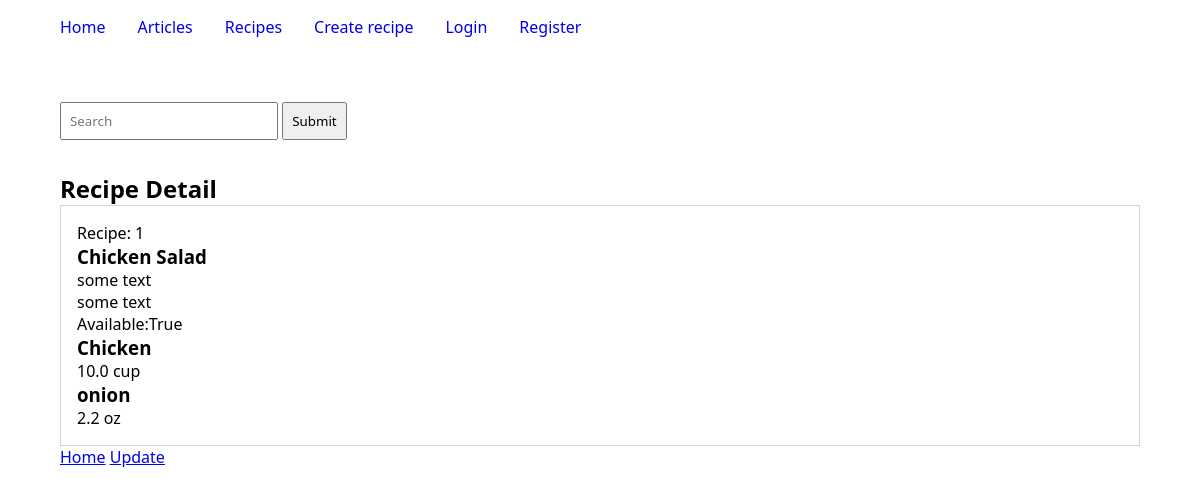
Before: /my/recipe/1/detail with the older database file.
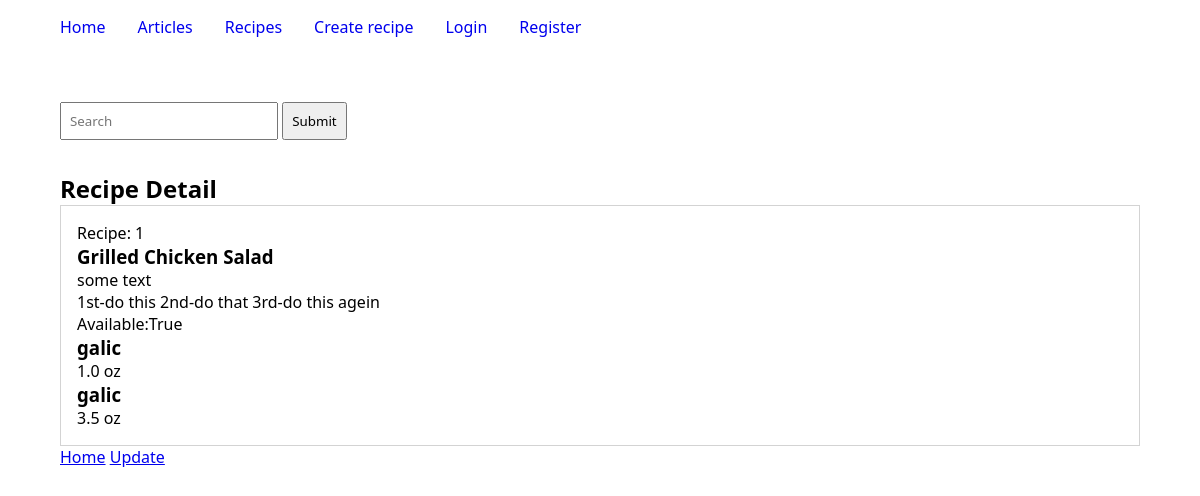
After: the same page with the newer database file.
### recipes/models.py (models this page shows, shortened)
class Recipe(models.Model):
    user = models.ForeignKey(User, null=True, blank=True, on_delete=models.SET_NULL)
    title = models.CharField(max_length=120)
    slug = models.SlugField(null=True, blank=True)
    description = models.TextField()
    directions = models.TextField()
    created = models.DateTimeField(auto_now_add=True)
    updated = models.DateTimeField(auto_now=True)
    active = models.BooleanField(default=True)
    class Meta:
        ordering = ["-id"]

class RecipeIngredient(models.Model):
    recipe = models.ForeignKey(Recipe, null=True, blank=True, on_delete=models.SET_NULL)
    name = models.CharField(max_length=120)
    quanity = models.CharField(max_length=120)
    unit = models.CharField(max_length=120, validators=[validate_ingredient_unit])
    created = models.DateTimeField(auto_now_add=True)
    updated = models.DateTimeField(auto_now=True)
    active = models.BooleanField(default=True)

### recipes/views.py (the view)
# urls.py: path("<int:id>/detail", recipe_detail_view, name="detail"),
def recipe_detail_view(request, id):
    recipe = get_object_or_404(Recipe, id=id)
    ingredients = recipe.recipeingredient_set.all()
    context = {"recipe": recipe}
    return render(request, "recipes/detail.html", context)

### recipes/templates/recipes/detail.html (shortened to what this page needs)
{% extends "articles/index.html" %}
{% block content %}
<Section class="main-section">
    <h2>Recipe Detail</h2>
    <div class="contents">
        <div class="content">
            <p>Recipe: {{ recipe.id }}</p>
            <h3>{{ recipe.title }}</h3>
            <p>{{ recipe.description }}</p>
            <p>{{ recipe.directions }}</p>
            <p>Available:{{ recipe.active }}</p>
            {% for ingredient in recipe.recipeingredient_set.all %}
                <h3>{{ ingredient.name }}</h3>
                <p>{{ ingredient.quanity }} <span>{{ ingredient.unit }}</span></p>
            {% endfor %}
        </div>
    </div>
    <a href="{% url 'articles:home' %}">Home</a>
    <a href="{% url 'recipes:update' recipe.id %}">Update</a>
</Section>
{% endblock content %}

Changed rows visible on the page:
changed Recipe "some text": title "Chicken Salad" → "Grilled Chicken Salad"; directions "some text" → "1st-do this 2nd-do that 3rd-do this agein"
changed RecipeIngredient (number 1 of 2 on the later page): name "Chicken" → "galic"; quanity "10.0" → "1.0"; unit "cup" → "oz"
changed RecipeIngredient (number 2 of 2 on the later page): name "onion" → "galic"; quanity "2.2" → "3.5"
